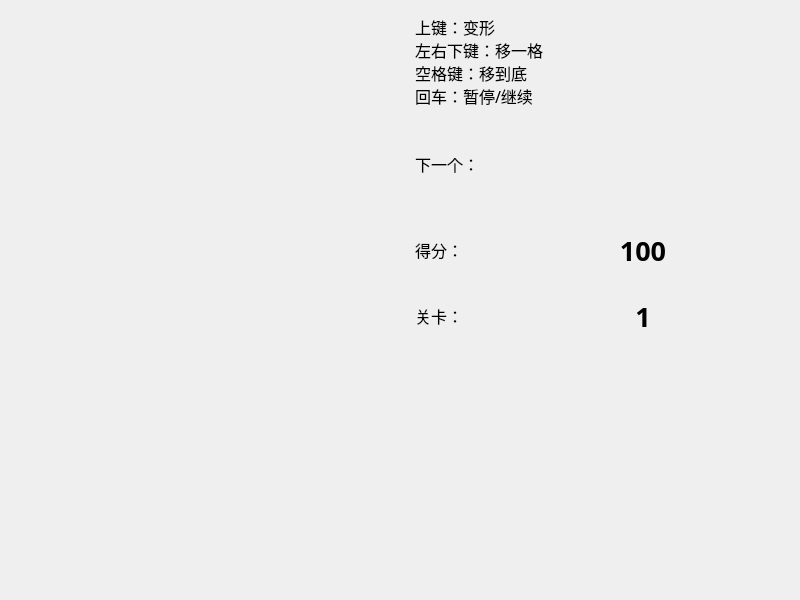
<?xml version="1.0" encoding="UTF-8"?>
<ui version="4.0">
 <class>gamestart</class>
 <widget class="QMainWindow" name="gamestart">
  <property name="geometry">
   <rect>
    <x>0</x>
    <y>0</y>
    <width>800</width>
    <height>600</height>
   </rect>
  </property>
  <property name="minimumSize">
   <size>
    <width>0</width>
    <height>0</height>
   </size>
  </property>
  <property name="maximumSize">
   <size>
    <width>16777215</width>
    <height>16777215</height>
   </size>
  </property>
  <property name="font">
   <font>
    <family>微软雅黑</family>
    <pointsize>12</pointsize>
    <weight>50</weight>
    <bold>false</bold>
   </font>
  </property>
  <property name="windowTitle">
   <string>俄罗斯方块</string>
  </property>
  <property name="windowIcon">
   <iconset resource="haah.qrc">
    <normaloff>:/PNG/buttonSquare_beige.png</normaloff>:/PNG/buttonSquare_beige.png</iconset>
  </property>
  <widget class="QWidget" name="centralWidget">
   <layout class="QHBoxLayout" name="horizontalLayout">
    <property name="spacing">
     <number>0</number>
    </property>
    <property name="leftMargin">
     <number>0</number>
    </property>
    <property name="topMargin">
     <number>0</number>
    </property>
    <property name="rightMargin">
     <number>0</number>
    </property>
    <property name="bottomMargin">
     <number>0</number>
    </property>
    <item>
     <widget class="GameArea" name="widgetGameArea" native="true"/>
    </item>
    <item>
     <layout class="QGridLayout" name="gridLayout">
      <property name="leftMargin">
       <number>15</number>
      </property>
      <property name="topMargin">
       <number>15</number>
      </property>
      <property name="rightMargin">
       <number>15</number>
      </property>
      <property name="bottomMargin">
       <number>15</number>
      </property>
      <property name="spacing">
       <number>6</number>
      </property>
      <item row="0" column="0" colspan="2">
       <widget class="QLabel" name="label_4">
        <property name="text">
         <string>上键：变形
左右下键：移一格
空格键：移到底
回车：暂停/继续</string>
        </property>
       </widget>
      </item>
      <item row="3" column="1">
       <widget class="QLabel" name="labelSpeed">
        <property name="minimumSize">
         <size>
          <width>0</width>
          <height>60</height>
         </size>
        </property>
        <property name="font">
         <font>
          <family>微软雅黑</family>
          <pointsize>20</pointsize>
          <weight>75</weight>
          <bold>true</bold>
         </font>
        </property>
        <property name="text">
         <string>1</string>
        </property>
        <property name="alignment">
         <set>Qt::AlignCenter</set>
        </property>
       </widget>
      </item>
      <item row="1" column="0">
       <widget class="QLabel" name="label">
        <property name="minimumSize">
         <size>
          <width>80</width>
          <height>0</height>
         </size>
        </property>
        <property name="maximumSize">
         <size>
          <width>80</width>
          <height>16777215</height>
         </size>
        </property>
        <property name="text">
         <string>下一个：</string>
        </property>
       </widget>
      </item>
      <item row="3" column="0">
       <widget class="QLabel" name="label_3">
        <property name="minimumSize">
         <size>
          <width>80</width>
          <height>0</height>
         </size>
        </property>
        <property name="maximumSize">
         <size>
          <width>80</width>
          <height>16777215</height>
         </size>
        </property>
        <property name="text">
         <string>关卡：</string>
        </property>
       </widget>
      </item>
      <item row="2" column="1">
       <widget class="QLabel" name="labelScore">
        <property name="minimumSize">
         <size>
          <width>0</width>
          <height>60</height>
         </size>
        </property>
        <property name="font">
         <font>
          <family>微软雅黑</family>
          <pointsize>20</pointsize>
          <weight>75</weight>
          <bold>true</bold>
         </font>
        </property>
        <property name="text">
         <string>100</string>
        </property>
        <property name="alignment">
         <set>Qt::AlignCenter</set>
        </property>
       </widget>
      </item>
      <item row="1" column="1">
       <widget class="NextArea" name="widgetNextArea" native="true">
        <property name="minimumSize">
         <size>
          <width>0</width>
          <height>100</height>
         </size>
        </property>
       </widget>
      </item>
      <item row="4" column="0">
       <spacer name="verticalSpacer">
        <property name="orientation">
         <enum>Qt::Vertical</enum>
        </property>
        <property name="sizeHint" stdset="0">
         <size>
          <width>20</width>
          <height>40</height>
         </size>
        </property>
       </spacer>
      </item>
      <item row="2" column="0">
       <widget class="QLabel" name="label_2">
        <property name="minimumSize">
         <size>
          <width>80</width>
          <height>0</height>
         </size>
        </property>
        <property name="maximumSize">
         <size>
          <width>80</width>
          <height>16777215</height>
         </size>
        </property>
        <property name="text">
         <string>得分：</string>
        </property>
       </widget>
      </item>
     </layout>
    </item>
   </layout>
  </widget>
 </widget>
 <layoutdefault spacing="6" margin="11"/>
 <customwidgets>
  <customwidget>
   <class>GameArea</class>
   <extends>QWidget</extends>
   <header>gamearea.h</header>
   <container>1</container>
  </customwidget>
  <customwidget>
   <class>NextArea</class>
   <extends>QWidget</extends>
   <header>nextarea.h</header>
   <container>1</container>
  </customwidget>
 </customwidgets>
 <resources>
  <include location="haah.qrc"/>
 </resources>
 <connections/>
</ui>
